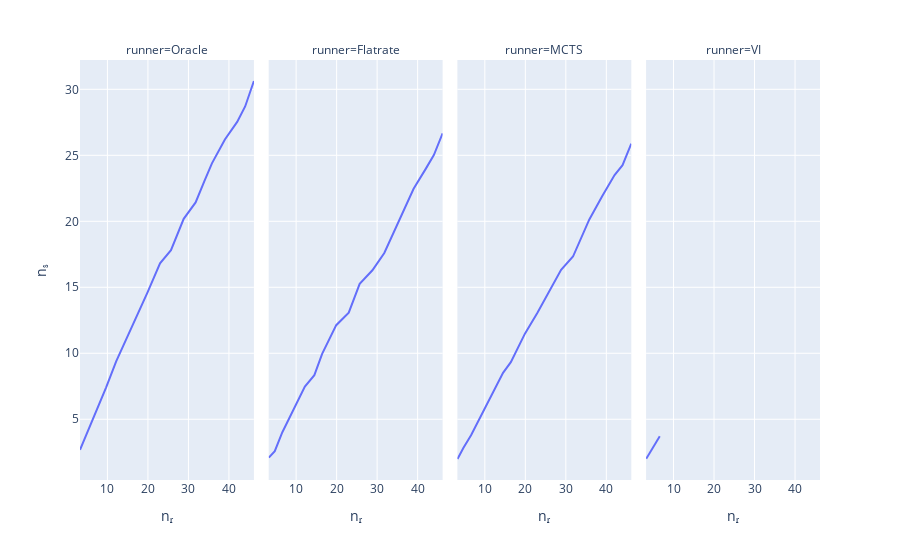

Notebook code for this chart:
### Code cell
df_requests = df.groupby(['runner','n_r'])[["nᵣ", "nₛ", "u"]].mean()
df_requests.reset_index(inplace=True)
px.line(df_requests, x="nᵣ", y="nₛ" ,facet_col="runner")

### Figure 1 — Plotly figure (JSON) as saved in the notebook; plotly's stock layout.template omitted (floating-point values rounded to 4 significant figures)
{"data": [{"hovertemplate": "runner=Oracle<br>nᵣ=%{x}<br>nₛ=%{y}<extra></extra>", "legendgroup": "", "line": {"color": "#636efa", "dash": "solid"}, "marker": {"symbol": "circle"}, "mode": "lines", "name": "", "orientation": "v", "showlegend": false, "x": [3.23, 4.73, 6.6, 9.66, 12.16, 14.5, 16.42, 19.9, 22.99, 25.69, 28.83, 31.77, 33.91, 35.8, 39.0, 42.03, 44.0, 46.16], "xaxis": "x", "y": [2.69, 3.76, 5.23, 7.4, 9.38, 10.93, 12.27, 14.61, 16.82, 17.81, 20.19, 21.43, 23.03, 24.39, 26.2, 27.53, 28.7, 30.63], "yaxis": "y", "type": "scatter"}, {"hovertemplate": "runner=Flatrate<br>nᵣ=%{x}<br>nₛ=%{y}<extra></extra>", "legendgroup": "", "line": {"color": "#636efa", "dash": "solid"}, "marker": {"symbol": "circle"}, "mode": "lines", "name": "", "orientation": "v", "showlegend": false, "x": [3.26, 4.73, 6.6, 9.66, 12.16, 14.5, 16.42, 19.9, 22.99, 25.69, 28.83, 31.77, 33.91, 35.8, 39.0, 42.03, 44.0, 46.16], "xaxis": "x2", "y": [2.09, 2.58, 4.02, 5.96, 7.48, 8.34, 9.96, 12.13, 13.08, 15.26, 16.29, 17.6, 19.01, 20.34, 22.46, 23.99, 25.02, 26.66], "yaxis": "y2", "type": "scatter"}, {"hovertemplate": "runner=MCTS<br>nᵣ=%{x}<br>nₛ=%{y}<extra></extra>", "legendgroup": "", "line": {"color": "#636efa", "dash": "solid"}, "marker": {"symbol": "circle"}, "mode": "lines", "name": "", "orientation": "v", "showlegend": false, "x": [3.26, 4.73, 6.6, 9.66, 12.16, 14.5, 16.42, 19.9, 22.99, 25.69, 28.83, 31.77, 33.91, 35.8, 39.0, 42.03, 44.0, 46.16], "xaxis": "x3", "y": [1.99, 2.84, 3.79, 5.59, 7.17, 8.52, 9.33, 11.49, 13.07, 14.53, 16.32, 17.33, 18.89, 20.14, 21.92, 23.5, 24.25, 25.88], "yaxis": "y3", "type": "scatter"}, {"hovertemplate": "runner=VI<br>nᵣ=%{x}<br>nₛ=%{y}<extra></extra>", "legendgroup": "", "line": {"color": "#636efa", "dash": "solid"}, "marker": {"symbol": "circle"}, "mode": "lines", "name": "", "orientation": "v", "showlegend": false, "x": [3.26, 4.73, 6.6, null, null, null, null, null, null, null, null, null, null, null, null, null, null, null], "xaxis": "x4", "y": [2.01, 2.77, 3.71, null, null, null, null, null, null, null, null, null, null, null, null, null, null, null], "yaxis": "y4", "type": "scatter"}], "layout": {"xaxis": {"anchor": "y", "domain": [0.0, 0.235], "title": {"text": "nᵣ"}}, "yaxis": {"anchor": "x", "domain": [0.0, 1.0], "title": {"text": "nₛ"}}, "xaxis2": {"anchor": "y2", "domain": [0.255, 0.49], "matches": "x", "title": {"text": "nᵣ"}}, "yaxis2": {"anchor": "x2", "domain": [0.0, 1.0], "matches": "y", "showticklabels": false}, "xaxis3": {"anchor": "y3", "domain": [0.51, 0.745], "matches": "x", "title": {"text": "nᵣ"}}, "yaxis3": {"anchor": "x3", "domain": [0.0, 1.0], "matches": "y", "showticklabels": false}, "xaxis4": {"anchor": "y4", "domain": [0.765, 1.0], "matches": "x", "title": {"text": "nᵣ"}}, "yaxis4": {"anchor": "x4", "domain": [0.0, 1.0], "matches": "y", "showticklabels": false}, "annotations": [{"font": {}, "showarrow": false, "text": "runner=Oracle", "x": 0.1175, "xanchor": "center", "xref": "paper", "y": 1.0, "yanchor": "bottom", "yref": "paper"}, {"font": {}, "showarrow": false, "text": "runner=Flatrate", "x": 0.3725, "xanchor": "center", "xref": "paper", "y": 1.0, "yanchor": "bottom", "yref": "paper"}, {"font": {}, "showarrow": false, "text": "runner=MCTS", "x": 0.6275, "xanchor": "center", "xref": "paper", "y": 1.0, "yanchor": "bottom", "yref": "paper"}, {"font": {}, "showarrow": false, "text": "runner=VI", "x": 0.8825, "xanchor": "center", "xref": "paper", "y": 1.0, "yanchor": "bottom", "yref": "paper"}], "legend": {"tracegroupgap": 0}, "margin": {"t": 60}}}
